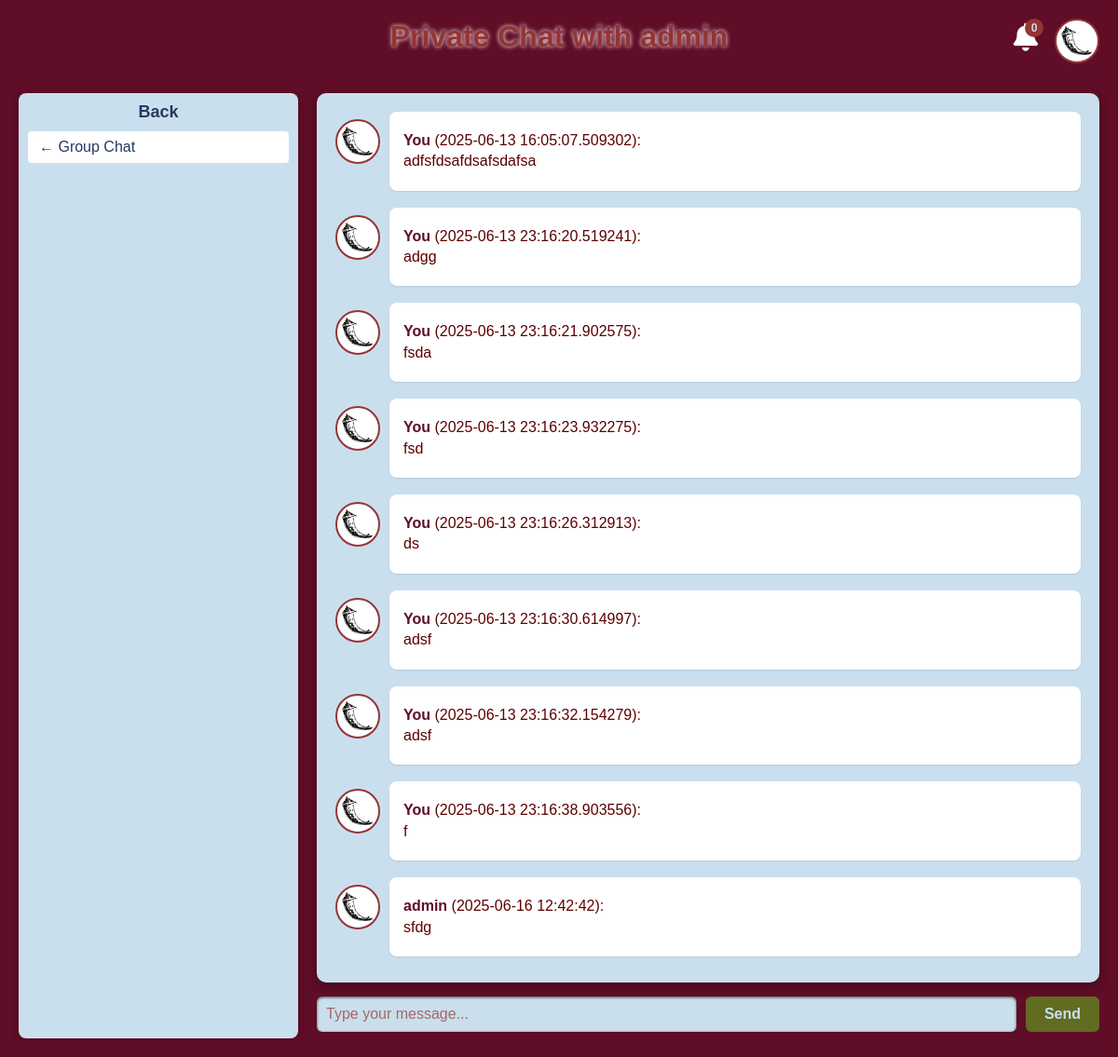
Screenshot of /private_chat/1 (signed in) with the database file from the repository.
### flask_app.py (models this page shows)
class User(db.Model):
    id = db.Column(db.Integer, primary_key=True)
    username = db.Column(db.String(80), unique=True, nullable=False)
    password_hash = db.Column(db.String(120), nullable=False)
    last_seen = db.Column(db.DateTime, default=lambda: datetime.now(pytz.utc).astimezone(timezone))
    messages = db.relationship("Message", backref="sender", lazy=True)
    sent_private_messages = db.relationship(
        "PrivateMessage",
        foreign_keys="PrivateMessage.sender_id",
        backref="sender",
        lazy=True,
    )
    received_private_messages = db.relationship(
        "PrivateMessage",
        foreign_keys="PrivateMessage.recipient_id",
        backref="recipient",
        lazy=True,
    )
    suggestions = db.relationship("Suggestion", backref="sender", lazy=True)

class PrivateMessage(db.Model):
    id = db.Column(db.Integer, primary_key=True)
    sender_id = db.Column(db.Integer, db.ForeignKey("user.id"), nullable=False)
    recipient_id = db.Column(db.Integer, db.ForeignKey("user.id"), nullable=False)
    message_text = db.Column(db.Text, nullable=False)
    timestamp = db.Column(
        db.DateTime, default=lambda: datetime.now(pytz.utc).astimezone(timezone)
    )

### flask_app.py (the view)
@app.route("/private_chat/<int:user_id>")
@login_required
def private_chat(user_id):
    other_user = User.query.get_or_404(user_id)
    current_user_id = session["user_id"]
    current_user = User.query.get(current_user_id)
    messages = (
        PrivateMessage.query.filter(
            (
                (PrivateMessage.sender_id == current_user_id)
                & (PrivateMessage.recipient_id == user_id)
            )
            | (
                (PrivateMessage.sender_id == user_id)
                & (PrivateMessage.recipient_id == current_user_id)
            )
        )
        .order_by(PrivateMessage.timestamp)
        .all()
    )
    user_images = get_user_images()
    return render_template(
        "private_chat.html",
        messages=messages,
        other_user=other_user,
        current_user_id=current_user_id,
        user=current_user,
        user_images=user_images
    )

### flask_app.py (called while the page is built)
def login_required(f):
    @wraps(f)
    def decorated_function(*args, **kwargs):
        if "user_id" not in session:
            return redirect(url_for("login"))
        return f(*args, **kwargs)
    return decorated_function

def get_user_images():
    return [f for f in os.listdir(app.config["UPLOAD_FOLDER"]) if f.endswith(('.png', '.jpg', '.jpeg'))]

### templates/private_chat.html (shortened to what this page needs)
<!DOCTYPE html>
<html lang="en">
   <head>
      <link
         rel="stylesheet"
         href="https://cdnjs.cloudflare.com/ajax/libs/font-awesome/6.5.0/css/all.min.css"
         />
      <link
         href="{{ url_for('static', filename='styles.css') }}"
         rel="stylesheet"
         />
   </head>
   <body>
      <div id="appContainer">
         <div id="notificationContainer">
            <button id="notificationButton">
            <i class="fas fa-bell"></i>
            <span id="badge">0</span>
            </button>
         </div>
         <div id="profileMenuContainer">
            <button id="profileButton" aria-label="User Profile">
            <img
               class="profile-pic"
               src="{{ url_for('static', filename='users/' + user.id|string + '.png') if user.id|string + '.png' in user_images else url_for('static', filename='123.png') }}"
               alt="{{ user.username }}"
               />
            </button>
         </div>
         <h1 id="title">Private Chat with {{ other_user.username }}</h1>
         <div id="content">
            <div id="backBtn">
               <h2>Back</h2>
               <ul>
                  <li><a href="/">← Group Chat</a></li>
               </ul>
            </div>
            <div id="mainArea">
               <div id="messages">
                  {% for message in messages %}
                  <div class="message-container">
                    {% if message.sender_id == current_user_id %}
                    <a href="/profile/{{ user.id }}">
                    <img class="message-profile-pic" src="{{ url_for('static', filename='users/' + user.id|string + '.png') if user.id|string + '.png' in user_images else url_for('static', filename='123.png') }}" alt="{{ user.username }}" />
                    </a>
                     <div class="message-content">
                        <p>
                           <a href="/profile/{{ user.id }}"><strong>You</strong></a> ({{ message.timestamp }}):<br>
                           {{ message.message_text }}
                        </p>
                     </div>
                     {% else %}
                     <a href="/profile/{{ other_user.id }}">
                      <img class="message-profile-pic" src="{{ url_for('static', filename='users/' + other_user.id|string + '.png') if other_user.id|string + '.png' in user_images else url_for('static', filename='123.png') }}" alt="{{ other_user.username }}" />
                      </a>
                     <div class="message-content">
                        <p>
                           <a href="/profile/{{ other_user.id }}"><strong>{{ other_user.username }}</strong></a> ({{ message.timestamp.strftime('%Y-%m-%d %H:%M:%S') }}):<br>
                           {{ message.message_text }}
                        </p>
                     </div>
                     {% endif %}
                  </div>
                  {% endfor %}
               </div>
               <form
                  id="form"
                  method="POST"
                  action="/send_private/{{ other_user.id }}"
                  >
                  <input
                     id="messagePlace"
                     type="text"
                     name="message"
                     placeholder="Type your message..."
                     required
                     autofocus
                     />
                  <input
                     id="sendButton"
                     type="submit"
                     value="Send"
                     aria-label="Send Message"
                     />
               </form>
            </div>
         </div>
      </div>
   </body>
</html>

### static/styles.css (style rules this page uses)
html, body { margin: 0; padding: 0; font-family: "Lucida Sans", sans-serif; background-color: #600d27; min-height: 100vh; color: #cadfee; overflow-x: hidden; }
h1, h2, p, li { color: #953434; }
h1 { text-align: center; text-shadow: white 0px 0px 5px; }
#title, #content { display: flex; justify-content: center; }
#appContainer { min-height: 100vh; display: flex; flex-direction: column; }
#content { display: flex; gap: 20px; padding: 20px; box-sizing: border-box; flex: 1; min-height: 0; }
#mainArea { flex: 1; display: flex; flex-direction: column; min-height: 0; }
#messages { height: calc(100vh - 210px); overflow-y: auto; padding: 15px; border-radius: 10px; background-color: #cadfee; color: #cadfee; box-shadow: 0 4px 12px rgba(0, 0, 0, 0.3); display: flex; flex-direction: column; scrollbar-width: thin; scrollbar-color: #953434 #cadfee; position: relative; }
#messages p { background-color: white; color: #5e0000; padding: 10px; margin: 5px 0; border-radius: 8px; max-width: 80%; word-wrap: break-word; }
#messages p a { text-decoration: none; color: inherit; }
#messages p strong { color: #600d27; }
#form { display: flex; margin-top: 15px; gap: 10px; }
#messagePlace { flex: 1; padding: 10px; border: none; border-radius: 6px; background-color: #cadfec; color: #5e0000; font-size: 16px; box-shadow: inset 0 1px 3px rgba(0, 0, 0, 0.7); }
#messagePlace::placeholder { color: #953434; opacity: 0.7; }
#sendButton { background-color: #616b22; color: #cadfee; border: none; padding: 10px 20px; border-radius: 6px; cursor: pointer; font-size: 16px; font-weight: bold; transition: background-color 0.3s ease; }
#profileMenuContainer { position: absolute; top: 20px; right: 20px; }
#profileButton { background: none; border: none; cursor: pointer; padding: 0; }
.profile-pic { width: 40px; height: 40px; border-radius: 50%; object-fit: cover; border: 2px solid #953434; background-color: white; padding: 2px; }
#notificationContainer { position: absolute; top: 20px; right: 80px; z-index: 1000; }
#notificationButton { background: none; border: none; cursor: pointer; padding-top: 5px; position: relative; }
#notificationButton i { font-size: 30px; color: white; transition: transform 0.2s; }
#badge { position: absolute; top: 0px; right: 0px; background-color: #953434; color: #cadfee; border-radius: 50%; width: 20px; height: 20px; display: flex; align-items: center; justify-content: center; font-size: 12px; font-weight: bold; }
#backBtn { background-color: #cadfee; border-radius: 8px; box-shadow: 0 2px 8px rgba(0, 0, 0, 0.15); padding: 10px 0; width: 300px; overflow-y: auto; flex-shrink: 0; }
#backBtn h2 { margin: 0 0 10px; font-size: 18px; text-align: center; color: #293761; }
#backBtn ul { list-style: none; margin: 0; padding: 0 10px; }
#backBtn li { background: #fff; margin-bottom: 8px; padding: 8px 12px; border-radius: 4px; transition: background-color 0.3s, transform 0.2s; }
#backBtn a { color: #293761; text-decoration: none; font-weight: 500; }
.message-container { display: flex; align-items: flex-start; margin-bottom: 8px; padding: 5px; }
.message-profile-pic { width: 40px; height: 40px; border-radius: 50%; object-fit: cover; margin-right: 10px; flex-shrink: 0; margin-top: 8px; transition: transform 0.2s ease; border: 2px solid #953434; background-color: white; padding: 2px; }
.message-content { flex-grow: 1; background-color: white; padding: 5px; border-radius: 8px; box-shadow: 0 1px 2px rgba(0, 0, 0, 0.1); }
.message-content p { margin: 0; line-height: 1.4; }

### rows the page displays
User: username "admin"
PrivateMessage: timestamp "2025-06-13 16:05:07.509302", message_text "adfsfdsafdsafsdafsa"
PrivateMessage: timestamp "2025-06-13 23:16:20.519241", message_text "adgg"
PrivateMessage: timestamp "2025-06-13 23:16:21.902575", message_text "fsda"
PrivateMessage: timestamp "2025-06-13 23:16:23.932275", message_text "fsd"
PrivateMessage: timestamp "2025-06-13 23:16:26.312913", message_text "ds"
PrivateMessage: timestamp "2025-06-13 23:16:30.614997", message_text "adsf"
PrivateMessage: timestamp "2025-06-13 23:16:32.154279", message_text "adsf"
PrivateMessage: timestamp "2025-06-13 23:16:38.903556", message_text "f"
PrivateMessage: timestamp "2025-06-16 12:42:42", message_text "sfdg"
